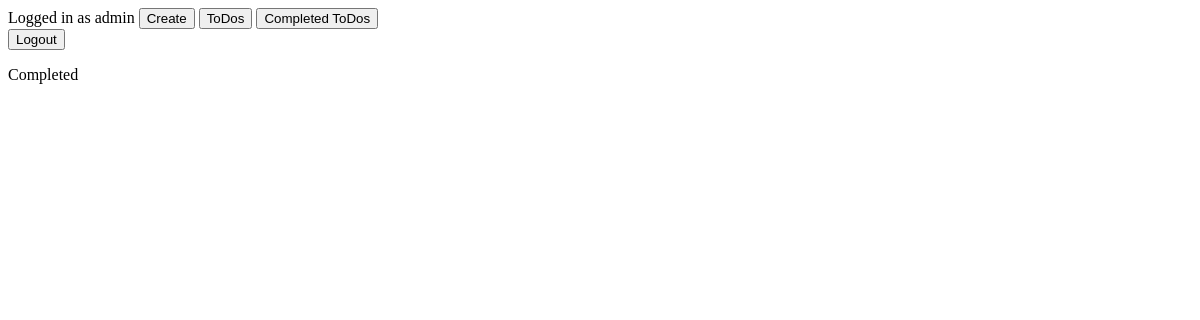
The app's page /completed/ (signed in), older data.
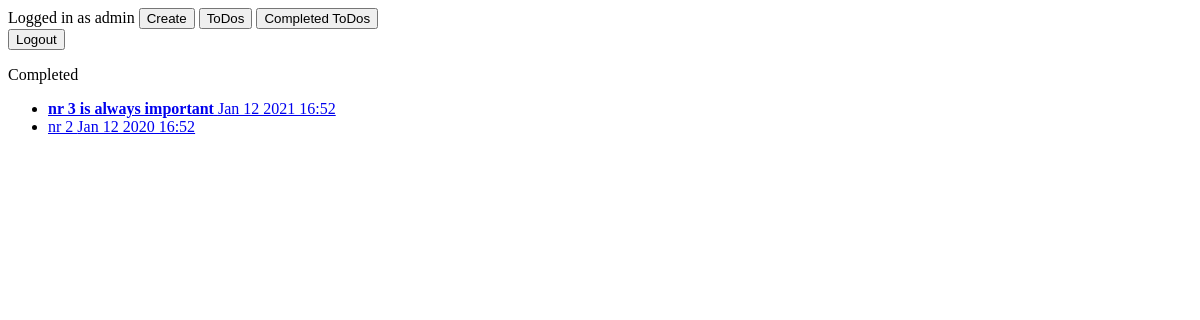
The same page, newer data.
### todowoo/models.py (models this page shows, shortened)
class ToDo(models.Model):
    title = models.CharField(max_length=100)
    memo = models.TextField(max_length=1000, blank=True)
    date = models.DateTimeField(auto_now_add=True)
    datecompleted = models.DateTimeField(null=True, blank=True)
    important = models.BooleanField(default=False)
    user = models.ForeignKey(User, on_delete=models.CASCADE)

### todowoo/views.py (the view)
# urls.py: path('completed/', views.completedtodos, name='completedtodos'),
@login_required
def completedtodos(request):
  todos = ToDo.objects.filter(user=request.user, datecompleted__isnull=False).order_by("-datecompleted")
  return render(request, 'todowoo/completedtodos.html', {'todos':todos})

### todowoo/templates/todowoo/completedtodos.html (shortened to what this page needs)
{% extends 'todowoo/base.html' %}
{% block content %}
Completed
<ul>
    {% for todo in todos %}
    <li>
        <a href="{% url 'viewtodo' todo.id %}">
            {% if todo.important %}<b>{% endif %}{{ todo.title }}{% if todo.important %}</b>{% endif %}
            {{ todo.datecompleted|date:'M j Y H:i' }}
        </a>
    </li>
    {% endfor %}
</ul>
{% endblock %}

### todowoo/templates/todowoo/base.html (shortened to what this page needs)
{% if user.is_authenticated %}
Logged in as {{ user.username }}
<a href="{% url 'createtodo' %}"><button>Create</button></a>
<a href="{% url 'currenttodos' %}"><button>ToDos</button></a>
<a href="{% url 'completedtodos' %}"><button>Completed ToDos</button></a>
<form action="{% url 'logoutuser' %}" method="POST">
    <button type="submit">Logout</button>
</form>
{% endif %}
{% block content %}{% endblock %}

Row changes from the older to the newer data that the page shows:
added ToDo: title "nr 3 is always important", datecompleted "Jan 12 2021 16:52"
added ToDo: title "nr 2", datecompleted "Jan 12 2020 16:52"
